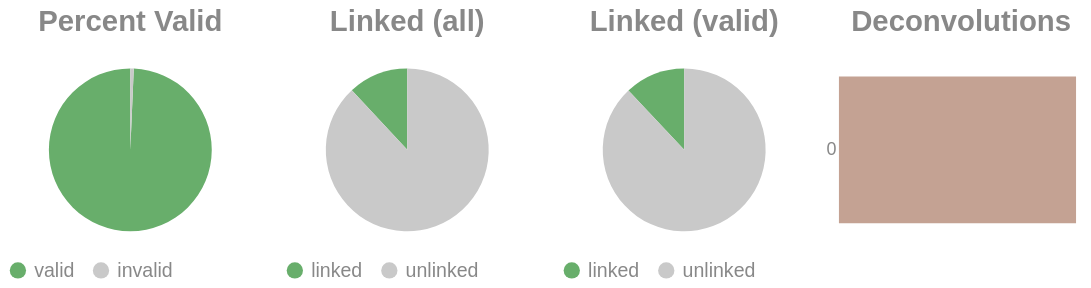

Source (notebook cell):
### Code cell
if SKIPLR:
    pass
else:
    clash = Counter()
    for i in valids['molecule'].to_list():
        _mol = i.split("-")
        if len(_mol) == 1:
            clash.update('0')
        else:
            clash.update(_mol[-1])

    _d = {"deconvolutions": [], 'count': []}
    for k,v in clash.items():
        _d['deconvolutions'].append(k)
        _d['count'].append(v)

    tot_valid = valids['reads'].sum()
    mask = valids['reads'] >= 2
    n_linked_reads = valids.filter(mask)['reads'].sum()
    if n_linked_reads == 0:
        print_html("No linked molecules (>=2 reads) were detected; skipping linked-only distributions.")
        SKIPLR = True
    else:
        perc_valid = round(tot_valid / n_reads, 4)
        linked_perc_abs = round(n_linked_reads / n_reads, 4)
        linked_perc = round(n_linked_reads / tot_valid, 4)

    _valid = pl.DataFrame({"valids": ['valid', 'invalid'], "count": [tot_valid, n_reads - tot_valid]})
    _linked_abs = pl.DataFrame({"linked (absolute)": ['linked', 'unlinked'], "count": [n_linked_reads, n_reads - n_linked_reads]})
    _linked_rel = pl.DataFrame({"linked (valids)": ['linked', 'unlinked'], "count": [n_linked_reads, tot_valid - n_linked_reads]})

    (
        alt.hconcat(
            piechart(_valid, goodval = 'valid', title = "Percent Valid"),
            piechart(_linked_abs, goodval = "linked", title =  "Linked (all)"),
            piechart(_linked_rel, goodval = "linked", title =  "Linked (valid)"),
            convolutionbar(pl.DataFrame(_d), title = "Deconvolutions"),
            center = True,
            bounds = 'flush'
        )
        .resolve_scale(color='independent')
        .resolve_legend('independent')
        .properties(usermeta={'embedOptions': {"actions": False}})
    ).display()

### Figure 1 — Vega-Lite specification as saved in the notebook (floating-point values rounded to 4 significant figures)
{"width": "container", "height": 400, "config": {"title": {"anchor": "start", "dy": -15, "fontSize": 18, "color": "#888888", "subtitleColor": "#888888", "subtitleFontSize": 14}, "arc": {"fill": "#0072B2"}, "axis": {"domainColor": "#888888", "domainWidth": 0.5, "gridWidth": 0.2, "grid": false, "titleFontWeight": 400, "titleFontSize": 15, "labelFontSize": 11, "labelColor": "#888888", "tickColor": "#888888", "tickWidth": 0.2, "titleColor": "#888888"}, "axisBand": {"grid": false}, "axisX": {"grid": true, "tickSize": 10, "domainCap": "round"}, "axisY": {"domain": false, "grid": true, "tickSize": 0, "domainCap": "round"}, "background": "transparent", "header": {"labelFontSize": 15, "labelColor": "#888888", "titleFontSize": 15, "titleFontWeight": 600, "titleColor": "#888888"}, "legend": {"labelFont": "sans-serif", "labelFontSize": 12, "labelColor": "#888888", "symbolSize": 100, "symbolType": "circle", "titleFontSize": 12, "titlePadding": 10, "titleColor": "#888888", "title": null}, "range": {"category": ["#E69F00", "#56B4E9", "#009E73", "#F0E442", "#0072B2", "#D55E00", "#CC79A7", "#000000"], "diverging": ["#cfe8f3", "#a2d4ec", "#73bfe2", "#46abdb", "#1696d2", "#12719e"]}, "area": {"fill": "#0072B2", "fillOpacity": 0.7, "line": true, "strokeOpacity": 0.7}, "line": {"color": "#0072B2", "stroke": "#0072B2", "strokeWidth": 2}, "trail": {"color": "#0072B2", "stroke": "#0072B2", "strokeWidth": 0, "size": 1}, "point": {"filled": true, "fillOpacity": 1.0, "size": 95}, "text": {"color": "#888888", "fontSize": 11, "align": "right", "fontWeight": 400, "size": 11}, "bar": {"fill": "#0072B2", "stroke": null}, "view": {"stroke": null, "continuousWidth": 660, "continuousHeight": 400}}, "hconcat": [{"data": {"name": "data-32703ac37a7c29abfac4487b93eb668f"}, "mark": {"type": "arc"}, "encoding": {"color": {"field": "valids", "legend": {"orient": "bottom", "title": null}, "scale": {"domain": ["valid", "invalid"], "range": ["#68ae6b", "#C9C9C9"]}, "title": "Valids", "type": "nominal"}, "theta": {"field": "count", "type": "quantitative"}, "tooltip": [{"field": "valids", "title": "Valids", "type": "ordinal"}, {"field": "percent", "format": ".2%", "title": "Percent", "type": "quantitative"}, {"field": "count", "title": "Count", "type": "quantitative"}]}, "height": 100, "title": {"text": "Percent Valid", "align": "center", "anchor": "middle"}, "transform": [{"calculate": "datum.count / 2295609", "as": "percent"}], "width": 150}, {"data": {"name": "data-75ca246eca1901b8a196858be457af83"}, "mark": {"type": "arc"}, "encoding": {"color": {"field": "linked (absolute)", "legend": {"orient": "bottom", "title": null}, "scale": {"domain": ["linked", "unlinked"], "range": ["#68ae6b", "#C9C9C9"]}, "title": "Linked (Absolute)", "type": "nominal"}, "theta": {"field": "count", "type": "quantitative"}, "tooltip": [{"field": "linked (absolute)", "title": "Linked (Absolute)", "type": "ordinal"}, {"field": "percent", "format": ".2%", "title": "Percent", "type": "quantitative"}, {"field": "count", "title": "Count", "type": "quantitative"}]}, "height": 100, "title": {"text": "Linked (all)", "align": "center", "anchor": "middle"}, "transform": [{"calculate": "datum.count / 2295609", "as": "percent"}], "width": 150}, {"data": {"name": "data-5cbed74ea3c209f73a9898bf8fc42ab0"}, "mark": {"type": "arc"}, "encoding": {"color": {"field": "linked (valids)", "legend": {"orient": "bottom", "title": null}, "scale": {"domain": ["linked", "unlinked"], "range": ["#68ae6b", "#C9C9C9"]}, "title": "Linked (Valids)", "type": "nominal"}, "theta": {"field": "count", "type": "quantitative"}, "tooltip": [{"field": "linked (valids)", "title": "Linked (Valids)", "type": "ordinal"}, {"field": "percent", "format": ".2%", "title": "Percent", "type": "quantitative"}, {"field": "count", "title": "Count", "type": "quantitative"}]}, "height": 100, "title": {"text": "Linked (valid)", "align": "center", "anchor": "middle"}, "transform": [{"calculate": "datum.count / 2280067", "as": "percent"}], "width": 150}, {"data": {"name": "data-dc3ca49cb6612bd1fc46b9ac3781cdb9"}, "mark": {"type": "bar"}, "encoding": {"color": {"field": "deconvolutions", "legend": null, "scale": {"scheme": "lightgreyred"}, "type": "nominal"}, "tooltip": [{"field": "deconvolutions", "title": "Deconvolutions", "type": "ordinal"}, {"field": "percent", "format": ".2%", "title": "Percent", "type": "quantitative"}, {"field": "count", "title": "Count", "type": "quantitative"}], "x": {"axis": null, "field": "count", "type": "quantitative"}, "y": {"field": "deconvolutions", "sort": "ascending", "title": null, "type": "nominal"}}, "height": 100, "title": {"text": "Deconvolutions", "align": "center", "anchor": "middle"}, "transform": [{"calculate": "datum.count / 2134809", "as": "percent"}], "width": 150}], "bounds": "flush", "center": true, "resolve": {"legend": {"angle": "independent"}, "scale": {"color": "independent"}}, "usermeta": {"embedOptions": {"actions": false}}, "$schema": "https://vega.github.io/schema/vega-lite/v6.1.0.json", "datasets": {"data-32703ac37a7c29abfac4487b93eb668f": [{"valids": "valid", "count": 2280067}, {"valids": "invalid", "count": 15542}], "data-75ca246eca1901b8a196858be457af83": [{"linked (absolute)": "linked", "count": 273578}, {"linked (absolute)": "unlinked", "count": 2022031}], "data-5cbed74ea3c209f73a9898bf8fc42ab0": [{"linked (valids)": "linked", "count": 273578}, {"linked (valids)": "unlinked", "count": 2006489}], "data-dc3ca49cb6612bd1fc46b9ac3781cdb9": [{"deconvolutions": "0", "count": 2134809}]}}
